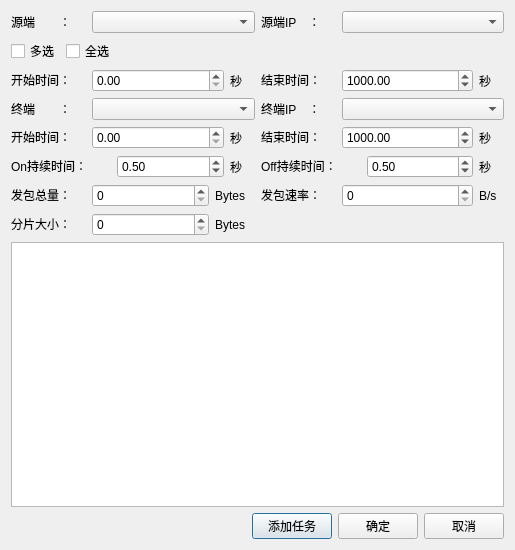
<?xml version="1.0" encoding="UTF-8"?>
<ui version="4.0">
 <class>COnOffAppTaskDialog</class>
 <widget class="QDialog" name="COnOffAppTaskDialog">
  <property name="geometry">
   <rect>
    <x>0</x>
    <y>0</y>
    <width>515</width>
    <height>550</height>
   </rect>
  </property>
  <property name="sizePolicy">
   <sizepolicy hsizetype="Preferred" vsizetype="Preferred">
    <horstretch>0</horstretch>
    <verstretch>0</verstretch>
   </sizepolicy>
  </property>
  <property name="windowTitle">
   <string>普通TCP业务流量</string>
  </property>
  <property name="toolTip">
   <string>普通TCP业务流量</string>
  </property>
  <property name="statusTip">
   <string>普通TCP业务流量</string>
  </property>
  <property name="whatsThis">
   <string>普通TCP业务流量</string>
  </property>
  <layout class="QGridLayout" name="gridLayout">
   <item row="0" column="0">
    <layout class="QVBoxLayout" name="verticalLayout_5">
     <item>
      <layout class="QVBoxLayout" name="verticalLayout_4">
       <item>
        <layout class="QVBoxLayout" name="verticalLayout_3">
         <item>
          <layout class="QHBoxLayout" name="horizontalLayout_16">
           <item>
            <layout class="QHBoxLayout" name="horizontalLayout">
             <item>
              <widget class="QLabel" name="srcDeviceLabel">
               <property name="sizePolicy">
                <sizepolicy hsizetype="Fixed" vsizetype="Fixed">
                 <horstretch>0</horstretch>
                 <verstretch>0</verstretch>
                </sizepolicy>
               </property>
               <property name="minimumSize">
                <size>
                 <width>75</width>
                 <height>0</height>
                </size>
               </property>
               <property name="maximumSize">
                <size>
                 <width>75</width>
                 <height>16777215</height>
                </size>
               </property>
               <property name="autoFillBackground">
                <bool>false</bool>
               </property>
               <property name="text">
                <string>源端　　：</string>
               </property>
              </widget>
             </item>
             <item>
              <widget class="QComboBox" name="srcDeviceComboBox">
               <property name="sizePolicy">
                <sizepolicy hsizetype="Minimum" vsizetype="Fixed">
                 <horstretch>0</horstretch>
                 <verstretch>0</verstretch>
                </sizepolicy>
               </property>
               <property name="minimumSize">
                <size>
                 <width>130</width>
                 <height>0</height>
                </size>
               </property>
               <property name="autoFillBackground">
                <bool>false</bool>
               </property>
              </widget>
             </item>
            </layout>
           </item>
           <item>
            <layout class="QHBoxLayout" name="horizontalLayout_2">
             <item>
              <widget class="QLabel" name="srcIPLabel">
               <property name="sizePolicy">
                <sizepolicy hsizetype="Fixed" vsizetype="Fixed">
                 <horstretch>0</horstretch>
                 <verstretch>0</verstretch>
                </sizepolicy>
               </property>
               <property name="minimumSize">
                <size>
                 <width>75</width>
                 <height>0</height>
                </size>
               </property>
               <property name="maximumSize">
                <size>
                 <width>75</width>
                 <height>16777215</height>
                </size>
               </property>
               <property name="autoFillBackground">
                <bool>false</bool>
               </property>
               <property name="text">
                <string>源端IP　：</string>
               </property>
              </widget>
             </item>
             <item>
              <widget class="QComboBox" name="srcIPComboBox">
               <property name="sizePolicy">
                <sizepolicy hsizetype="Minimum" vsizetype="Fixed">
                 <horstretch>0</horstretch>
                 <verstretch>0</verstretch>
                </sizepolicy>
               </property>
               <property name="minimumSize">
                <size>
                 <width>130</width>
                 <height>0</height>
                </size>
               </property>
               <property name="maximumSize">
                <size>
                 <width>16777215</width>
                 <height>16777215</height>
                </size>
               </property>
               <property name="autoFillBackground">
                <bool>false</bool>
               </property>
              </widget>
             </item>
            </layout>
           </item>
          </layout>
         </item>
         <item>
          <layout class="QHBoxLayout" name="horizontalLayout_19">
           <item>
            <layout class="QHBoxLayout" name="horizontalLayout_17">
             <item>
              <layout class="QHBoxLayout" name="horizontalLayout_12">
               <item>
                <widget class="QCheckBox" name="selectManyCheckBox">
                 <property name="sizePolicy">
                  <sizepolicy hsizetype="Minimum" vsizetype="Fixed">
                   <horstretch>0</horstretch>
                   <verstretch>0</verstretch>
                  </sizepolicy>
                 </property>
                 <property name="autoFillBackground">
                  <bool>false</bool>
                 </property>
                 <property name="text">
                  <string>多选</string>
                 </property>
                </widget>
               </item>
               <item>
                <widget class="QCheckBox" name="selectAllCheckBox">
                 <property name="sizePolicy">
                  <sizepolicy hsizetype="Minimum" vsizetype="Fixed">
                   <horstretch>0</horstretch>
                   <verstretch>0</verstretch>
                  </sizepolicy>
                 </property>
                 <property name="autoFillBackground">
                  <bool>false</bool>
                 </property>
                 <property name="text">
                  <string>全选</string>
                 </property>
                </widget>
               </item>
              </layout>
             </item>
             <item>
              <spacer name="horizontalSpacer_3">
               <property name="sizePolicy">
                <sizepolicy hsizetype="Minimum" vsizetype="Minimum">
                 <horstretch>0</horstretch>
                 <verstretch>0</verstretch>
                </sizepolicy>
               </property>
               <property name="autoFillBackground">
                <bool>false</bool>
               </property>
               <property name="orientation">
                <enum>Qt::Horizontal</enum>
               </property>
               <property name="sizeHint" stdset="0">
                <size>
                 <width>40</width>
                 <height>20</height>
                </size>
               </property>
              </spacer>
             </item>
            </layout>
           </item>
           <item>
            <widget class="QLabel" name="label_10">
             <property name="text">
              <string/>
             </property>
            </widget>
           </item>
          </layout>
         </item>
        </layout>
       </item>
       <item>
        <layout class="QHBoxLayout" name="horizontalLayout_20">
         <item>
          <layout class="QVBoxLayout" name="verticalLayout">
           <item>
            <layout class="QHBoxLayout" name="horizontalLayout_13">
             <item>
              <widget class="QLabel" name="clientStartTimeLabel">
               <property name="sizePolicy">
                <sizepolicy hsizetype="Minimum" vsizetype="Fixed">
                 <horstretch>0</horstretch>
                 <verstretch>0</verstretch>
                </sizepolicy>
               </property>
               <property name="minimumSize">
                <size>
                 <width>75</width>
                 <height>0</height>
                </size>
               </property>
               <property name="maximumSize">
                <size>
                 <width>75</width>
                 <height>16777215</height>
                </size>
               </property>
               <property name="autoFillBackground">
                <bool>false</bool>
               </property>
               <property name="text">
                <string>开始时间：</string>
               </property>
              </widget>
             </item>
             <item>
              <widget class="QDoubleSpinBox" name="clientStartTimeSpinBox">
               <property name="sizePolicy">
                <sizepolicy hsizetype="Minimum" vsizetype="Fixed">
                 <horstretch>0</horstretch>
                 <verstretch>0</verstretch>
                </sizepolicy>
               </property>
               <property name="autoFillBackground">
                <bool>false</bool>
               </property>
               <property name="maximum">
                <double>100000.000000000000000</double>
               </property>
              </widget>
             </item>
             <item>
              <widget class="QLabel" name="label_3">
               <property name="minimumSize">
                <size>
                 <width>25</width>
                 <height>0</height>
                </size>
               </property>
               <property name="maximumSize">
                <size>
                 <width>25</width>
                 <height>16777215</height>
                </size>
               </property>
               <property name="text">
                <string>秒</string>
               </property>
              </widget>
             </item>
            </layout>
           </item>
           <item>
            <layout class="QHBoxLayout" name="horizontalLayout_5">
             <item>
              <widget class="QLabel" name="desDeviceLabel">
               <property name="sizePolicy">
                <sizepolicy hsizetype="Fixed" vsizetype="Fixed">
                 <horstretch>0</horstretch>
                 <verstretch>0</verstretch>
                </sizepolicy>
               </property>
               <property name="minimumSize">
                <size>
                 <width>75</width>
                 <height>0</height>
                </size>
               </property>
               <property name="maximumSize">
                <size>
                 <width>75</width>
                 <height>16777215</height>
                </size>
               </property>
               <property name="autoFillBackground">
                <bool>false</bool>
               </property>
               <property name="text">
                <string>终端　　：</string>
               </property>
              </widget>
             </item>
             <item>
              <widget class="QComboBox" name="desDeviceComboBox">
               <property name="sizePolicy">
                <sizepolicy hsizetype="Minimum" vsizetype="Fixed">
                 <horstretch>0</horstretch>
                 <verstretch>0</verstretch>
                </sizepolicy>
               </property>
               <property name="minimumSize">
                <size>
                 <width>0</width>
                 <height>0</height>
                </size>
               </property>
               <property name="maximumSize">
                <size>
                 <width>16777215</width>
                 <height>16777215</height>
                </size>
               </property>
               <property name="autoFillBackground">
                <bool>false</bool>
               </property>
              </widget>
             </item>
            </layout>
           </item>
           <item>
            <layout class="QHBoxLayout" name="horizontalLayout_10">
             <item>
              <widget class="QLabel" name="severStartTimeLabel">
               <property name="sizePolicy">
                <sizepolicy hsizetype="Fixed" vsizetype="Fixed">
                 <horstretch>0</horstretch>
                 <verstretch>0</verstretch>
                </sizepolicy>
               </property>
               <property name="minimumSize">
                <size>
                 <width>75</width>
                 <height>0</height>
                </size>
               </property>
               <property name="maximumSize">
                <size>
                 <width>75</width>
                 <height>16777215</height>
                </size>
               </property>
               <property name="autoFillBackground">
                <bool>false</bool>
               </property>
               <property name="text">
                <string>开始时间：</string>
               </property>
              </widget>
             </item>
             <item>
              <widget class="QDoubleSpinBox" name="severStartTimeSpinBox">
               <property name="sizePolicy">
                <sizepolicy hsizetype="Minimum" vsizetype="Fixed">
                 <horstretch>0</horstretch>
                 <verstretch>0</verstretch>
                </sizepolicy>
               </property>
               <property name="autoFillBackground">
                <bool>false</bool>
               </property>
               <property name="maximum">
                <double>100000.000000000000000</double>
               </property>
              </widget>
             </item>
             <item>
              <widget class="QLabel" name="label_4">
               <property name="sizePolicy">
                <sizepolicy hsizetype="Fixed" vsizetype="Preferred">
                 <horstretch>0</horstretch>
                 <verstretch>0</verstretch>
                </sizepolicy>
               </property>
               <property name="minimumSize">
                <size>
                 <width>25</width>
                 <height>0</height>
                </size>
               </property>
               <property name="maximumSize">
                <size>
                 <width>25</width>
                 <height>16777215</height>
                </size>
               </property>
               <property name="text">
                <string>秒</string>
               </property>
              </widget>
             </item>
            </layout>
           </item>
           <item>
            <layout class="QHBoxLayout" name="horizontalLayout_3">
             <item>
              <widget class="QLabel" name="OnTimeLabel">
               <property name="sizePolicy">
                <sizepolicy hsizetype="Fixed" vsizetype="Fixed">
                 <horstretch>0</horstretch>
                 <verstretch>0</verstretch>
                </sizepolicy>
               </property>
               <property name="minimumSize">
                <size>
                 <width>100</width>
                 <height>0</height>
                </size>
               </property>
               <property name="maximumSize">
                <size>
                 <width>100</width>
                 <height>16777215</height>
                </size>
               </property>
               <property name="autoFillBackground">
                <bool>false</bool>
               </property>
               <property name="text">
                <string>On持续时间：</string>
               </property>
              </widget>
             </item>
             <item>
              <widget class="QDoubleSpinBox" name="OnTimeSpinBox">
               <property name="sizePolicy">
                <sizepolicy hsizetype="Minimum" vsizetype="Fixed">
                 <horstretch>0</horstretch>
                 <verstretch>0</verstretch>
                </sizepolicy>
               </property>
               <property name="autoFillBackground">
                <bool>false</bool>
               </property>
               <property name="maximum">
                <double>100000.000000000000000</double>
               </property>
               <property name="singleStep">
                <double>0.100000000000000</double>
               </property>
               <property name="value">
                <double>0.500000000000000</double>
               </property>
              </widget>
             </item>
             <item>
              <widget class="QLabel" name="label_7">
               <property name="sizePolicy">
                <sizepolicy hsizetype="Fixed" vsizetype="Preferred">
                 <horstretch>0</horstretch>
                 <verstretch>0</verstretch>
                </sizepolicy>
               </property>
               <property name="minimumSize">
                <size>
                 <width>25</width>
                 <height>0</height>
                </size>
               </property>
               <property name="maximumSize">
                <size>
                 <width>25</width>
                 <height>16777215</height>
                </size>
               </property>
               <property name="text">
                <string>秒</string>
               </property>
              </widget>
             </item>
            </layout>
           </item>
           <item>
            <layout class="QHBoxLayout" name="horizontalLayout_9">
             <item>
              <widget class="QLabel" name="payloadLabel">
               <property name="sizePolicy">
                <sizepolicy hsizetype="Fixed" vsizetype="Fixed">
                 <horstretch>0</horstretch>
                 <verstretch>0</verstretch>
                </sizepolicy>
               </property>
               <property name="minimumSize">
                <size>
                 <width>75</width>
                 <height>0</height>
                </size>
               </property>
               <property name="maximumSize">
                <size>
                 <width>75</width>
                 <height>16777215</height>
                </size>
               </property>
               <property name="autoFillBackground">
                <bool>false</bool>
               </property>
               <property name="text">
                <string>发包总量：</string>
               </property>
              </widget>
             </item>
             <item>
              <widget class="QSpinBox" name="payloadSpinBox">
               <property name="sizePolicy">
                <sizepolicy hsizetype="Minimum" vsizetype="Fixed">
                 <horstretch>0</horstretch>
                 <verstretch>0</verstretch>
                </sizepolicy>
               </property>
               <property name="autoFillBackground">
                <bool>false</bool>
               </property>
               <property name="maximum">
                <number>1000000000</number>
               </property>
              </widget>
             </item>
             <item>
              <widget class="QLabel" name="label_2">
               <property name="minimumSize">
                <size>
                 <width>40</width>
                 <height>0</height>
                </size>
               </property>
               <property name="maximumSize">
                <size>
                 <width>40</width>
                 <height>16777215</height>
                </size>
               </property>
               <property name="text">
                <string>Bytes</string>
               </property>
              </widget>
             </item>
            </layout>
           </item>
           <item>
            <layout class="QHBoxLayout" name="horizontalLayout_18">
             <item>
              <widget class="QLabel" name="packetsizeLabel_2">
               <property name="sizePolicy">
                <sizepolicy hsizetype="Fixed" vsizetype="Fixed">
                 <horstretch>0</horstretch>
                 <verstretch>0</verstretch>
                </sizepolicy>
               </property>
               <property name="minimumSize">
                <size>
                 <width>75</width>
                 <height>0</height>
                </size>
               </property>
               <property name="maximumSize">
                <size>
                 <width>75</width>
                 <height>16777215</height>
                </size>
               </property>
               <property name="autoFillBackground">
                <bool>false</bool>
               </property>
               <property name="text">
                <string>分片大小：</string>
               </property>
              </widget>
             </item>
             <item>
              <widget class="QSpinBox" name="packetsizeSpinBox">
               <property name="sizePolicy">
                <sizepolicy hsizetype="Minimum" vsizetype="Fixed">
                 <horstretch>0</horstretch>
                 <verstretch>0</verstretch>
                </sizepolicy>
               </property>
               <property name="autoFillBackground">
                <bool>false</bool>
               </property>
               <property name="maximum">
                <number>1000000000</number>
               </property>
              </widget>
             </item>
             <item>
              <widget class="QLabel" name="label_9">
               <property name="minimumSize">
                <size>
                 <width>40</width>
                 <height>0</height>
                </size>
               </property>
               <property name="maximumSize">
                <size>
                 <width>40</width>
                 <height>16777215</height>
                </size>
               </property>
               <property name="text">
                <string>Bytes</string>
               </property>
              </widget>
             </item>
            </layout>
           </item>
          </layout>
         </item>
         <item>
          <layout class="QVBoxLayout" name="verticalLayout_2">
           <item>
            <layout class="QHBoxLayout" name="horizontalLayout_14">
             <item>
              <widget class="QLabel" name="clientFinishTimeLabel">
               <property name="sizePolicy">
                <sizepolicy hsizetype="Minimum" vsizetype="Fixed">
                 <horstretch>0</horstretch>
                 <verstretch>0</verstretch>
                </sizepolicy>
               </property>
               <property name="minimumSize">
                <size>
                 <width>75</width>
                 <height>0</height>
                </size>
               </property>
               <property name="maximumSize">
                <size>
                 <width>75</width>
                 <height>16777215</height>
                </size>
               </property>
               <property name="autoFillBackground">
                <bool>false</bool>
               </property>
               <property name="text">
                <string>结束时间：</string>
               </property>
              </widget>
             </item>
             <item>
              <widget class="QDoubleSpinBox" name="clientEndTimeSpinBox">
               <property name="sizePolicy">
                <sizepolicy hsizetype="Minimum" vsizetype="Fixed">
                 <horstretch>0</horstretch>
                 <verstretch>0</verstretch>
                </sizepolicy>
               </property>
               <property name="autoFillBackground">
                <bool>false</bool>
               </property>
               <property name="maximum">
                <double>100000.000000000000000</double>
               </property>
               <property name="value">
                <double>1000.000000000000000</double>
               </property>
              </widget>
             </item>
             <item>
              <widget class="QLabel" name="label_5">
               <property name="sizePolicy">
                <sizepolicy hsizetype="Fixed" vsizetype="Preferred">
                 <horstretch>0</horstretch>
                 <verstretch>0</verstretch>
                </sizepolicy>
               </property>
               <property name="minimumSize">
                <size>
                 <width>25</width>
                 <height>0</height>
                </size>
               </property>
               <property name="maximumSize">
                <size>
                 <width>25</width>
                 <height>16777215</height>
                </size>
               </property>
               <property name="text">
                <string>秒</string>
               </property>
              </widget>
             </item>
            </layout>
           </item>
           <item>
            <layout class="QHBoxLayout" name="horizontalLayout_6">
             <item>
              <widget class="QLabel" name="desIPLabel">
               <property name="sizePolicy">
                <sizepolicy hsizetype="Fixed" vsizetype="Fixed">
                 <horstretch>0</horstretch>
                 <verstretch>0</verstretch>
                </sizepolicy>
               </property>
               <property name="minimumSize">
                <size>
                 <width>75</width>
                 <height>0</height>
                </size>
               </property>
               <property name="maximumSize">
                <size>
                 <width>75</width>
                 <height>16777215</height>
                </size>
               </property>
               <property name="autoFillBackground">
                <bool>false</bool>
               </property>
               <property name="text">
                <string>终端IP　：</string>
               </property>
              </widget>
             </item>
             <item>
              <widget class="QComboBox" name="desIPComboBox">
               <property name="sizePolicy">
                <sizepolicy hsizetype="Minimum" vsizetype="Fixed">
                 <horstretch>0</horstretch>
                 <verstretch>0</verstretch>
                </sizepolicy>
               </property>
               <property name="minimumSize">
                <size>
                 <width>0</width>
                 <height>0</height>
                </size>
               </property>
               <property name="maximumSize">
                <size>
                 <width>16777215</width>
                 <height>16777215</height>
                </size>
               </property>
               <property name="autoFillBackground">
                <bool>false</bool>
               </property>
              </widget>
             </item>
            </layout>
           </item>
           <item>
            <layout class="QHBoxLayout" name="horizontalLayout_7">
             <item>
              <widget class="QLabel" name="severFinishTimeLabel">
               <property name="sizePolicy">
                <sizepolicy hsizetype="Minimum" vsizetype="Fixed">
                 <horstretch>0</horstretch>
                 <verstretch>0</verstretch>
                </sizepolicy>
               </property>
               <property name="minimumSize">
                <size>
                 <width>75</width>
                 <height>0</height>
                </size>
               </property>
               <property name="maximumSize">
                <size>
                 <width>75</width>
                 <height>16777215</height>
                </size>
               </property>
               <property name="autoFillBackground">
                <bool>false</bool>
               </property>
               <property name="text">
                <string>结束时间：</string>
               </property>
              </widget>
             </item>
             <item>
              <widget class="QDoubleSpinBox" name="severEndTimeSpinBox">
               <property name="sizePolicy">
                <sizepolicy hsizetype="Minimum" vsizetype="Fixed">
                 <horstretch>0</horstretch>
                 <verstretch>0</verstretch>
                </sizepolicy>
               </property>
               <property name="autoFillBackground">
                <bool>false</bool>
               </property>
               <property name="maximum">
                <double>100000.000000000000000</double>
               </property>
               <property name="value">
                <double>1000.000000000000000</double>
               </property>
              </widget>
             </item>
             <item>
              <widget class="QLabel" name="label_6">
               <property name="sizePolicy">
                <sizepolicy hsizetype="Fixed" vsizetype="Preferred">
                 <horstretch>0</horstretch>
                 <verstretch>0</verstretch>
                </sizepolicy>
               </property>
               <property name="minimumSize">
                <size>
                 <width>25</width>
                 <height>0</height>
                </size>
               </property>
               <property name="maximumSize">
                <size>
                 <width>25</width>
                 <height>16777215</height>
                </size>
               </property>
               <property name="text">
                <string>秒</string>
               </property>
              </widget>
             </item>
            </layout>
           </item>
           <item>
            <layout class="QHBoxLayout" name="horizontalLayout_4">
             <item>
              <widget class="QLabel" name="OffTimeLabel">
               <property name="sizePolicy">
                <sizepolicy hsizetype="Fixed" vsizetype="Fixed">
                 <horstretch>0</horstretch>
                 <verstretch>0</verstretch>
                </sizepolicy>
               </property>
               <property name="minimumSize">
                <size>
                 <width>100</width>
                 <height>0</height>
                </size>
               </property>
               <property name="maximumSize">
                <size>
                 <width>100</width>
                 <height>16777215</height>
                </size>
               </property>
               <property name="autoFillBackground">
                <bool>false</bool>
               </property>
               <property name="text">
                <string>Off持续时间：</string>
               </property>
              </widget>
             </item>
             <item>
              <widget class="QDoubleSpinBox" name="OffTimeSpinBox">
               <property name="sizePolicy">
                <sizepolicy hsizetype="Minimum" vsizetype="Fixed">
                 <horstretch>0</horstretch>
                 <verstretch>0</verstretch>
                </sizepolicy>
               </property>
               <property name="autoFillBackground">
                <bool>false</bool>
               </property>
               <property name="maximum">
                <double>100000.000000000000000</double>
               </property>
               <property name="singleStep">
                <double>0.100000000000000</double>
               </property>
               <property name="value">
                <double>0.500000000000000</double>
               </property>
              </widget>
             </item>
             <item>
              <widget class="QLabel" name="label_8">
               <property name="sizePolicy">
                <sizepolicy hsizetype="Fixed" vsizetype="Preferred">
                 <horstretch>0</horstretch>
                 <verstretch>0</verstretch>
                </sizepolicy>
               </property>
               <property name="minimumSize">
                <size>
                 <width>25</width>
                 <height>0</height>
                </size>
               </property>
               <property name="maximumSize">
                <size>
                 <width>25</width>
                 <height>16777215</height>
                </size>
               </property>
               <property name="text">
                <string>秒</string>
               </property>
              </widget>
             </item>
            </layout>
           </item>
           <item>
            <layout class="QHBoxLayout" name="horizontalLayout_15">
             <item>
              <widget class="QLabel" name="dataRateLabel">
               <property name="sizePolicy">
                <sizepolicy hsizetype="Minimum" vsizetype="Fixed">
                 <horstretch>0</horstretch>
                 <verstretch>0</verstretch>
                </sizepolicy>
               </property>
               <property name="minimumSize">
                <size>
                 <width>75</width>
                 <height>0</height>
                </size>
               </property>
               <property name="maximumSize">
                <size>
                 <width>75</width>
                 <height>16777215</height>
                </size>
               </property>
               <property name="autoFillBackground">
                <bool>false</bool>
               </property>
               <property name="text">
                <string>发包速率：</string>
               </property>
              </widget>
             </item>
             <item>
              <widget class="QSpinBox" name="dataRateSpinBox">
               <property name="sizePolicy">
                <sizepolicy hsizetype="Minimum" vsizetype="Fixed">
                 <horstretch>0</horstretch>
                 <verstretch>0</verstretch>
                </sizepolicy>
               </property>
               <property name="autoFillBackground">
                <bool>false</bool>
               </property>
               <property name="maximum">
                <number>1000000000</number>
               </property>
              </widget>
             </item>
             <item>
              <widget class="QLabel" name="label">
               <property name="minimumSize">
                <size>
                 <width>20</width>
                 <height>0</height>
                </size>
               </property>
               <property name="maximumSize">
                <size>
                 <width>25</width>
                 <height>16777215</height>
                </size>
               </property>
               <property name="text">
                <string>B/s</string>
               </property>
              </widget>
             </item>
            </layout>
           </item>
           <item>
            <widget class="QLabel" name="label_11">
             <property name="text">
              <string/>
             </property>
            </widget>
           </item>
          </layout>
         </item>
        </layout>
       </item>
      </layout>
     </item>
     <item>
      <widget class="QTableWidget" name="selectTableWidget">
       <property name="sizePolicy">
        <sizepolicy hsizetype="Minimum" vsizetype="Expanding">
         <horstretch>0</horstretch>
         <verstretch>0</verstretch>
        </sizepolicy>
       </property>
       <property name="autoFillBackground">
        <bool>false</bool>
       </property>
      </widget>
     </item>
     <item>
      <layout class="QHBoxLayout" name="horizontalLayout_11">
       <item>
        <spacer name="horizontalSpacer_2">
         <property name="sizePolicy">
          <sizepolicy hsizetype="Minimum" vsizetype="Minimum">
           <horstretch>0</horstretch>
           <verstretch>0</verstretch>
          </sizepolicy>
         </property>
         <property name="autoFillBackground">
          <bool>false</bool>
         </property>
         <property name="orientation">
          <enum>Qt::Horizontal</enum>
         </property>
         <property name="sizeHint" stdset="0">
          <size>
           <width>40</width>
           <height>20</height>
          </size>
         </property>
        </spacer>
       </item>
       <item>
        <layout class="QHBoxLayout" name="horizontalLayout_8">
         <item>
          <widget class="QPushButton" name="addTaskButton">
           <property name="sizePolicy">
            <sizepolicy hsizetype="Minimum" vsizetype="Fixed">
             <horstretch>0</horstretch>
             <verstretch>0</verstretch>
            </sizepolicy>
           </property>
           <property name="autoFillBackground">
            <bool>false</bool>
           </property>
           <property name="text">
            <string>添加任务</string>
           </property>
          </widget>
         </item>
         <item>
          <widget class="QPushButton" name="okButton">
           <property name="sizePolicy">
            <sizepolicy hsizetype="Minimum" vsizetype="Fixed">
             <horstretch>0</horstretch>
             <verstretch>0</verstretch>
            </sizepolicy>
           </property>
           <property name="autoFillBackground">
            <bool>false</bool>
           </property>
           <property name="text">
            <string>确定</string>
           </property>
          </widget>
         </item>
         <item>
          <widget class="QPushButton" name="cancelButton">
           <property name="sizePolicy">
            <sizepolicy hsizetype="Minimum" vsizetype="Fixed">
             <horstretch>0</horstretch>
             <verstretch>0</verstretch>
            </sizepolicy>
           </property>
           <property name="autoFillBackground">
            <bool>false</bool>
           </property>
           <property name="text">
            <string>取消</string>
           </property>
          </widget>
         </item>
        </layout>
       </item>
      </layout>
     </item>
    </layout>
   </item>
  </layout>
 </widget>
 <resources/>
 <connections/>
</ui>
